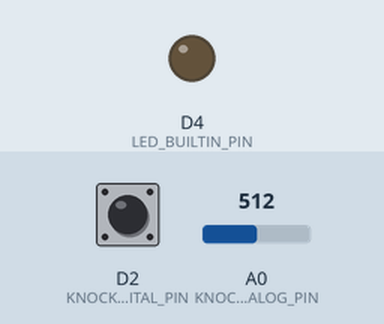
Bench run of a sketch on a simulated ESP8266 (NodeMCU). On the bench: output pins drawn as LEDs (lit = HIGH). Dashed ring = blinking. The test bench sets the inputs (shaded band); at power-on: D2 (KNOCK_DIGITAL_PIN) HIGH, A0 (KNOCK_ANALOG_PIN) = 512. What the sketch prints to the serial monitor is not drawn.

Above: at 2.2 s.
2.3 s: D2 (KNOCK_DIGITAL_PIN) driven LOW
At 3.5 s:
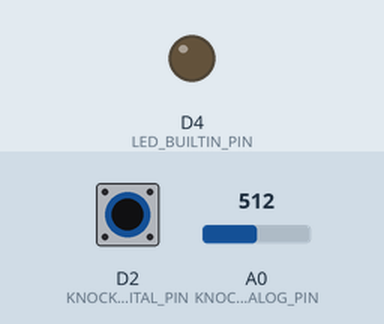
3.8 s: D2 (KNOCK_DIGITAL_PIN) pulsed HIGH 2 times (0.12 s each, 0.3 s apart)
At 4.1 s:
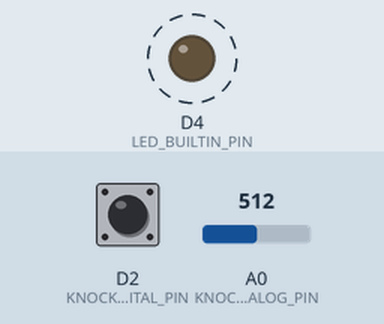
6.2 s: D2 (KNOCK_DIGITAL_PIN) pulsed HIGH 5 times (0.12 s each, 0.3 s apart)
At 8.1 s:
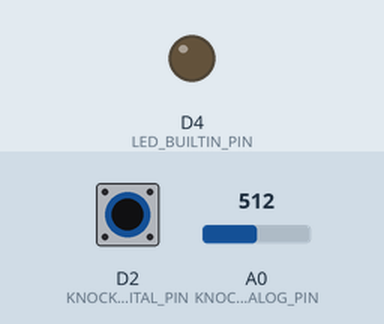
Timing chart, 0 to 9.6 s (numbered marks = the images above; inputs shaded):
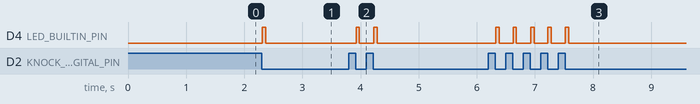

Measured:
- after the input at 2.3 s, D4 (LED_BUILTIN_PIN): LOW → HIGH at once, → LOW 0.06 s later
- after the input at 3.8 s, D4 (LED_BUILTIN_PIN): alternates HIGH for 0.06 s and LOW for 0.25 s, 4 changes in all, then stays LOW, starting after 0.12 s
- after the input at 6.2 s, D4 (LED_BUILTIN_PIN): alternates HIGH for 0.06 s and LOW for 0.24 s, 10 changes in all, then stays LOW, starting after 0.13 s

The sketch:

Knock_Sensor_Module.ino
```cpp
/*
 * Knock Sensor Module Test (Piezoelectric / Vibration)
 * Board: NUCLEO-F103RB (STM32F103RB)
 * Arduino IDE with STM32duino
 *
 * 연결:
 *   VCC -> 3.3V or 5V
 *   GND -> GND
 *   DO  -> D2 (PA10) - Digital Output (knock detected)
 *   AO  -> A0 (PA0) - Analog Output (vibration level)
 */

// Pin Definitions
#define KNOCK_DIGITAL_PIN   D2      // Digital output pin
#define KNOCK_ANALOG_PIN    A0      // Analog output pin
#define LED_BUILTIN_PIN     LED_BUILTIN  // Onboard LED (PA5)

// Constants
#define ADC_RESOLUTION      4095    // 12-bit ADC
#define DEBOUNCE_TIME       50      // Debounce time in ms
#define KNOCK_TIMEOUT       500     // Timeout for knock pattern in ms

// Knock detection thresholds
#define LIGHT_KNOCK         200     // Light knock threshold
#define MEDIUM_KNOCK        800     // Medium knock threshold
#define HARD_KNOCK          1500    // Hard knock threshold

// Variables
volatile bool knockDetected = false;
int analogValue = 0;
int peakValue = 0;
unsigned long lastKnockTime = 0;
int knockCount = 0;
unsigned long patternStartTime = 0;
String knockIntensity = "";

// Knock pattern detection
#define MAX_PATTERN_LENGTH  10
unsigned long knockTimes[MAX_PATTERN_LENGTH];
int patternIndex = 0;

void setup() {
    // Initialize Serial Communication
    Serial.begin(115200);
    while (!Serial) {
        ; // Wait for serial port to connect
    }

    // Pin Mode Configuration
    pinMode(KNOCK_DIGITAL_PIN, INPUT);
    pinMode(KNOCK_ANALOG_PIN, INPUT);
    pinMode(LED_BUILTIN_PIN, OUTPUT);

    // Attach interrupt for digital knock detection
    attachInterrupt(digitalPinToInterrupt(KNOCK_DIGITAL_PIN), knockISR, FALLING);

    Serial.println("================================");
    Serial.println("Knock Sensor Module Test");
    Serial.println("Board: NUCLEO-F103RB");
    Serial.println("================================");
    Serial.println("Tap or knock on the sensor...");
    Serial.println();
    delay(1000);
}

void loop() {
    unsigned long currentTime = millis();

    // Check for interrupt-detected knock
    if (knockDetected) {
        processKnock();
        knockDetected = false;
    }

    // Poll analog value for continuous monitoring
    analogValue = analogRead(KNOCK_ANALOG_PIN);

    // Update peak value if higher
    if (analogValue > peakValue) {
        peakValue = analogValue;
    }

    // Check for knock pattern timeout
    if (knockCount > 0 && (currentTime - lastKnockTime > KNOCK_TIMEOUT)) {
        // Pattern complete
        printKnockPattern();
        resetPattern();
    }

    // Reset peak value periodically
    static unsigned long lastPeakReset = 0;
    if (currentTime - lastPeakReset > 1000) {
        peakValue = 0;
        lastPeakReset = currentTime;
    }

    // Small delay to prevent flooding
    delay(10);
}

/*
 * Interrupt Service Routine for knock detection
 */
void knockISR() {
    unsigned long currentTime = millis();

    // Debounce
    if (currentTime - lastKnockTime > DEBOUNCE_TIME) {
        knockDetected = true;
        lastKnockTime = currentTime;
    }
}

/*
 * Process detected knock
 */
void processKnock() {
    // Read analog value for intensity
    int intensity = 0;

    // Take multiple readings to catch peak
    for (int i = 0; i < 10; i++) {
        int reading = analogRead(KNOCK_ANALOG_PIN);
        if (reading > intensity) {
            intensity = reading;
        }
        delayMicroseconds(100);
    }

    // Determine knock intensity
    knockIntensity = getKnockIntensity(intensity);

    // Blink LED
    digitalWrite(LED_BUILTIN_PIN, HIGH);

    // Record knock time for pattern detection
    if (patternIndex < MAX_PATTERN_LENGTH) {
        if (knockCount == 0) {
            patternStartTime = millis();
        }
        knockTimes[patternIndex] = millis() - patternStartTime;
        patternIndex++;
    }
    knockCount++;

    // Print knock info
    Serial.println("-----------------------------");
    Serial.print(">>> KNOCK #");
    Serial.print(knockCount);
    Serial.println(" DETECTED! <<<");
    Serial.print("Intensity: ");
    Serial.print(intensity);
    Serial.print(" (");
    Serial.print(knockIntensity);
    Serial.println(")");

    // Print intensity bar
    printIntensityBar(intensity);

    delay(50);
    digitalWrite(LED_BUILTIN_PIN, LOW);
}

/*
 * Get knock intensity as string
 */
String getKnockIntensity(int value) {
    if (value < LIGHT_KNOCK) {
        return "Very Light";
    } else if (value < MEDIUM_KNOCK) {
        return "Light";
    } else if (value < HARD_KNOCK) {
        return "Medium";
    } else {
        return "Hard";
    }
}

/*
 * Print visual intensity bar
 */
void printIntensityBar(int value) {
    int bars = map(value, 0, ADC_RESOLUTION, 0, 20);
    Serial.print("Power: [");
    for (int i = 0; i < 20; i++) {
        if (i < bars) {
            Serial.print("█");
        } else {
            Serial.print("░");
        }
    }
    Serial.print("] ");
    Serial.print(map(value, 0, ADC_RESOLUTION, 0, 100));
    Serial.println("%");
}

/*
 * Print knock pattern
 */
void printKnockPattern() {
    Serial.println();
    Serial.println("=============================");
    Serial.print("Knock Pattern Complete: ");
    Serial.print(knockCount);
    Serial.println(" knocks");
    Serial.print("Pattern timing (ms): ");

    for (int i = 0; i < patternIndex; i++) {
        Serial.print(knockTimes[i]);
        if (i < patternIndex - 1) {
            Serial.print(", ");
        }
    }
    Serial.println();

    // Calculate intervals
    if (patternIndex > 1) {
        Serial.print("Intervals (ms): ");
        for (int i = 1; i < patternIndex; i++) {
            Serial.print(knockTimes[i] - knockTimes[i-1]);
            if (i < patternIndex - 1) {
                Serial.print(", ");
            }
        }
        Serial.println();
    }
    Serial.println("=============================");
    Serial.println();
}

/*
 * Reset knock pattern
 */
void resetPattern() {
    knockCount = 0;
    patternIndex = 0;
    patternStartTime = 0;
    for (int i = 0; i < MAX_PATTERN_LENGTH; i++) {
        knockTimes[i] = 0;
    }
}

/*
 * Check if specific number of knocks detected
 */
bool checkKnockCount(int targetCount) {
    return knockCount == targetCount;
}

/*
 * Get raw analog reading
 */
int getRawAnalogValue() {
    return analogRead(KNOCK_ANALOG_PIN);
}

/*
 * Get current knock count
 */
int getKnockCount() {
    return knockCount;
}
```
